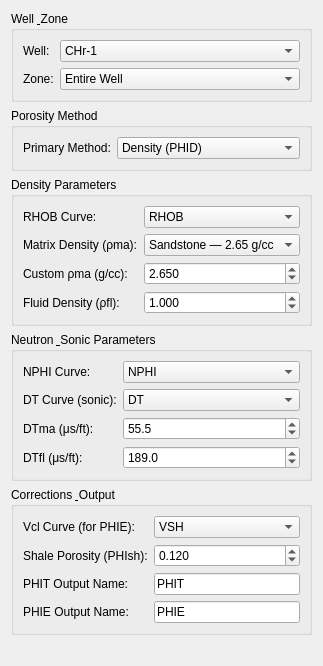
           <widget class="QWidget" name="scrollPhiContents">
            <layout class="QVBoxLayout">
             <property name="spacing"><number>6</number></property>
             <item>
              <widget class="QGroupBox" name="groupPhi2Well">
               <property name="title"><string>Well &amp; Zone</string></property>
               <layout class="QFormLayout">
                <item row="0" column="0"><widget class="QLabel"><property name="text"><string>Well:</string></property></widget></item>
                <item row="0" column="1"><widget class="QComboBox" name="comboPhi2Well"><item><property name="text"><string>CHr-1</string></property></item><item><property name="text"><string>Tau-1</string></property></item></widget></item>
                <item row="1" column="0"><widget class="QLabel"><property name="text"><string>Zone:</string></property></widget></item>
                <item row="1" column="1"><widget class="QComboBox" name="comboPhi2Zone"><item><property name="text"><string>Entire Well</string></property></item><item><property name="text"><string>Zone A</string></property></item></widget></item>
               </layout>
              </widget>
             </item>
             <item>
              <widget class="QGroupBox" name="groupPhi2Method">
               <property name="title"><string>Porosity Method</string></property>
               <layout class="QFormLayout">
                <item row="0" column="0"><widget class="QLabel"><property name="text"><string>Primary Method:</string></property></widget></item>
                <item row="0" column="1"><widget class="QComboBox" name="comboPhi2Method"><item><property name="text"><string>Density (PHID)</string></property></item><item><property name="text"><string>Neutron (PHIN)</string></property></item><item><property name="text"><string>Sonic / DT (PHIS)</string></property></item><item><property name="text"><string>Neutron-Density Crossplot</string></property></item><item><property name="text"><string>Neutron-Density Average</string></property></item></widget></item>
               </layout>
              </widget>
             </item>
             <item>
              <widget class="QGroupBox" name="groupPhi2DensParams">
               <property name="title"><string>Density Parameters</string></property>
               <layout class="QFormLayout">
                <item row="0" column="0"><widget class="QLabel"><property name="text"><string>RHOB Curve:</string></property></widget></item>
                <item row="0" column="1"><widget class="QComboBox" name="comboPhi2RHOB"><item><property name="text"><string>RHOB</string></property></item></widget></item>
                <item row="1" column="0"><widget class="QLabel"><property name="text"><string>Matrix Density (ρma):</string></property></widget></item>
                <item row="1" column="1"><widget class="QComboBox" name="comboPhi2RhoMa"><item><property name="text"><string>Sandstone — 2.65 g/cc</string></property></item><item><property name="text"><string>Limestone — 2.71 g/cc</string></property></item><item><property name="text"><string>Dolomite — 2.87 g/cc</string></property></item><item><property name="text"><string>Custom...</string></property></item></widget></item>
                <item row="2" column="0"><widget class="QLabel"><property name="text"><string>Custom ρma (g/cc):</string></property></widget></item>
                <item row="2" column="1"><widget class="QDoubleSpinBox" name="spinPhi2RhoMa"><property name="decimals"><number>3</number></property><property name="minimum"><double>2.0</double></property><property name="maximum"><double>3.5</double></property><property name="value"><double>2.650</double></property></widget></item>
                <item row="3" column="0"><widget class="QLabel"><property name="text"><string>Fluid Density (ρfl):</string></property></widget></item>
                <item row="3" column="1"><widget class="QDoubleSpinBox" name="spinPhi2RhoFl"><property name="decimals"><number>3</number></property><property name="minimum"><double>0.5</double></property><property name="maximum"><double>1.2</double></property><property name="value"><double>1.000</double></property></widget></item>
               </layout>
              </widget>
             </item>
             <item>
              <widget class="QGroupBox" name="groupPhi2NeutParams">
               <property name="title"><string>Neutron &amp; Sonic Parameters</string></property>
               <layout class="QFormLayout">
                <item row="0" column="0"><widget class="QLabel"><property name="text"><string>NPHI Curve:</string></property></widget></item>
                <item row="0" column="1"><widget class="QComboBox" name="comboPhi2NPHI"><item><property name="text"><string>NPHI</string></property></item></widget></item>
                <item row="1" column="0"><widget class="QLabel"><property name="text"><string>DT Curve (sonic):</string></property></widget></item>
                <item row="1" column="1"><widget class="QComboBox" name="comboPhi2DT"><item><property name="text"><string>DT</string></property></item></widget></item>
                <item row="2" column="0"><widget class="QLabel"><property name="text"><string>DTma (μs/ft):</string></property></widget></item>
                <item row="2" column="1"><widget class="QDoubleSpinBox" name="spinPhi2DTma"><property name="decimals"><number>1</number></property><property name="minimum"><double>40.0</double></property><property name="maximum"><double>100.0</double></property><property name="value"><double>55.5</double></property></widget></item>
                <item row="3" column="0"><widget class="QLabel"><property name="text"><string>DTfl (μs/ft):</string></property></widget></item>
                <item row="3" column="1"><widget class="QDoubleSpinBox" name="spinPhi2DTfl"><property name="decimals"><number>1</number></property><property name="minimum"><double>180.0</double></property><property name="maximum"><double>220.0</double></property><property name="value"><double>189.0</double></property></widget></item>
               </layout>
              </widget>
             </item>
             <item>
              <widget class="QGroupBox" name="groupPhi2Correction">
               <property name="title"><string>Corrections &amp; Output</string></property>
               <layout class="QFormLayout">
                <item row="0" column="0"><widget class="QLabel"><property name="text"><string>Vcl Curve (for PHIE):</string></property></widget></item>
                <item row="0" column="1"><widget class="QComboBox" name="comboPhi2Vcl"><item><property name="text"><string>VSH</string></property></item></widget></item>
                <item row="1" column="0"><widget class="QLabel"><property name="text"><string>Shale Porosity (PHIsh):</string></property></widget></item>
                <item row="1" column="1"><widget class="QDoubleSpinBox" name="spinPhi2PHIsh"><property name="decimals"><number>3</number></property><property name="minimum"><double>0.0</double></property><property name="maximum"><double>0.5</double></property><property name="value"><double>0.120</double></property></widget></item>
                <item row="2" column="0"><widget class="QLabel"><property name="text"><string>PHIT Output Name:</string></property></widget></item>
                <item row="2" column="1"><widget class="QLineEdit" name="linePhi2OutPHIT"><property name="text"><string>PHIT</string></property></widget></item>
                <item row="3" column="0"><widget class="QLabel"><property name="text"><string>PHIE Output Name:</string></property></widget></item>
                <item row="3" column="1"><widget class="QLineEdit" name="linePhi2OutPHIE"><property name="text"><string>PHIE</string></property></widget></item>
               </layout>
              </widget>
             </item>
             <item><spacer><property name="orientation"><enum>Qt::Vertical</enum></property><property name="sizeHint" stdset="0"><size><width>20</width><height>20</height></size></property></spacer></item>
            </layout>
           </widget>
